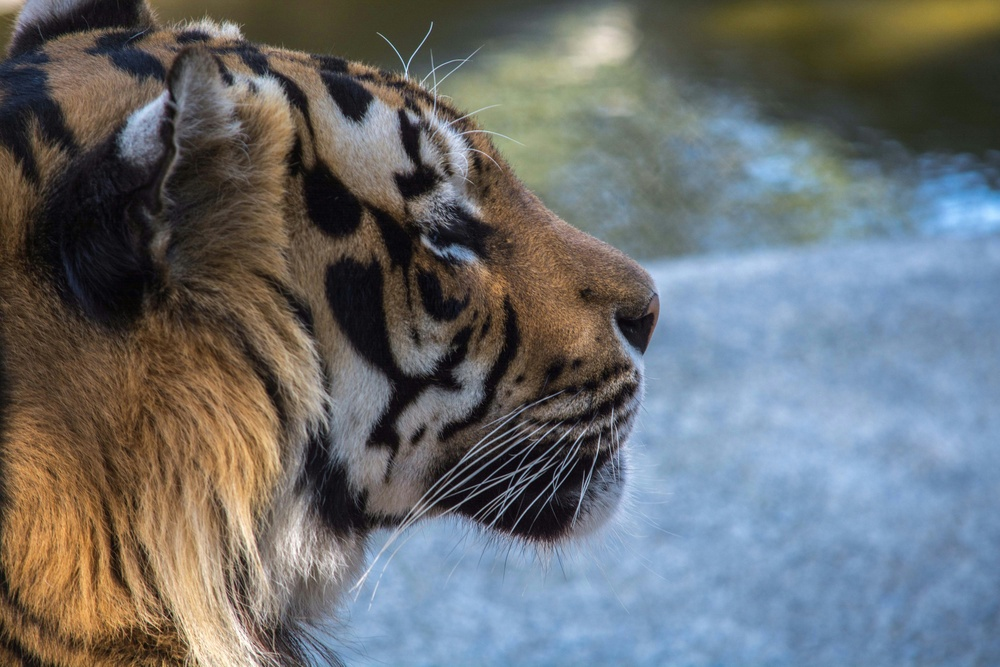
#> input picture 01_basics/images/test.jpg, 1000 x 667 px, shrunk from 6000 x 4000 before the run
$ python image_basics.py
#> lines starting #> are read from the running program, lines starting #| are printed output that depends on the picture; after the words box and inside, x2 and y2 are one past the last pixel; in counts of white or black regions, pixels touching at a corner belong together
import cv2
import numpy as np
import matplotlib.pyplot as plt

image = cv2.imread("../images/test.jpg")
#> image is the input picture: shape (667, 1000, 3); mean B, G, R 112.3, 110.1, 106.7

if image is None:
    print("Could not read the image.")
    exit()

print("Type of the image:", type(image))
#| Type of the image: <class 'numpy.ndarray'>
print("Shape of the image:", image.shape)
#| Shape of the image: (667, 1000, 3)

plt.imshow(cv2.cvtColor(image, cv2.COLOR_BGR2RGB))
plt.axis('off')
plt.show()

print("Pixel value at (100, 100):", image[100, 100])
#| Pixel value at (100, 100): [ 84 100 123]

image[100,100] = [255,0,0]
#> image: shape (667, 1000, 3); under 0.01% of pixels changed, all inside (x1, y1, x2, y2) = (100, 100, 101, 101)

cv2.rectangle(image, (50, 50), (150, 150), (0, 255, 0), 3)
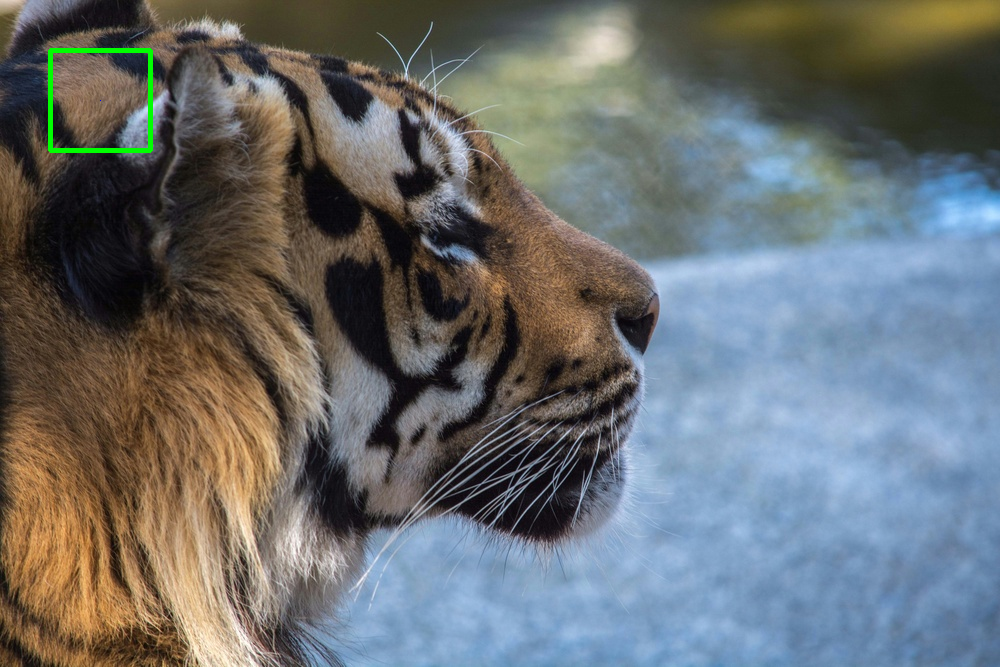
#> image: shape (667, 1000, 3); mean B, G, R 112, 110.7, 106.5

plt.imshow(cv2.cvtColor(image, cv2.COLOR_BGR2RGB))
plt.title("Modified Image")
plt.axis('off')
plt.show()

edges = cv2.Canny(image, 50, 250)
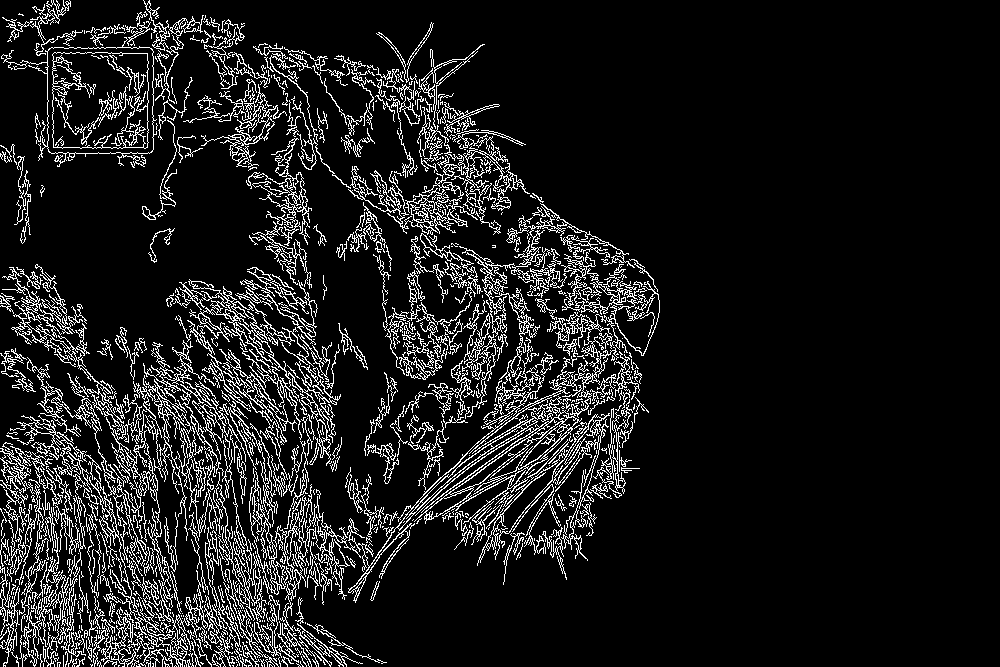
#> edges: shape (667, 1000); 10.7% white in thin lines or dots, all inside (x1, y1, x2, y2) = (0, 0, 660, 667)
plt.imshow(edges, cmap='gray')
plt.title("Canny Edges")
plt.axis('off')
plt.show()
